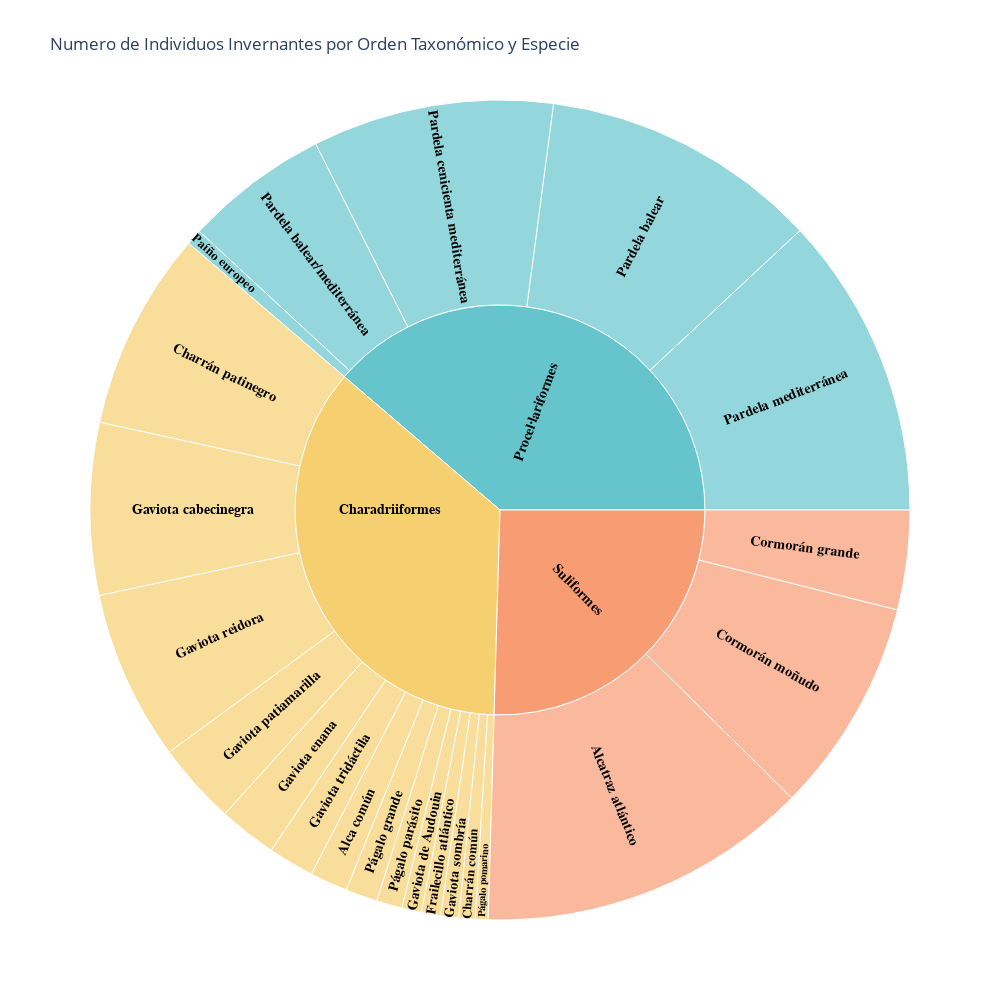

Here is the notebook cell this chart was saved with:
### Markdown cell above
## Estivales

### Code cell
fig = px.sunburst(estivales_count,
                  path=['Ordre', 'NOMBRE COMÚN'], # Creo la jerarquia
                  values='count_aves', # El numero de individuos
                  title='Numero de Individuos Invernantes por Orden Taxonómico y Especie',
                  color_discrete_sequence=px.colors.qualitative.Pastel,
                  hover_name = 'NOMBRE COMÚN',
                  hover_data={
                          "NOMBRE COMÚN": True,
                          'Catalan name':True,
                          'Ordre':True,
                          "Scientific name": True,
                          "count_aves":True
                          }, 
                  height=1000,  
                  width=1000 
                 )

# Personalización del hover data
fig.update_traces(
      hovertemplate="<b>Orden:</b> %{customdata[2]}<br>" + # El orden
                  "<b>Especie:</b> %{label}<br>" + # El nombre científico
                  "<b>Nombre Catalán:</b> %{customdata[1]}<br>" + 
                  "<b>Nombre Científico:</b> %{customdata[3]}<br>" + 
                  "<b>Observaciones:</b> %{value}<extra></extra>",
    textfont=dict(size=12, family="Arial", color="black"),
    insidetextfont=dict(family="Arial", size=14, color="black", weight="bold"), 
    insidetextorientation='radial'
)

fig.show()

# Guardar archivo en HTML
# fig.write_html("censo_aves_interactivo.html")

### Figure 1 — Plotly figure (JSON) as saved in the notebook; plotly's stock layout.template omitted (floating-point values rounded to 4 significant figures)
{"data": [{"branchvalues": "total", "customdata": [["Alca común", "Gavot", "Charadriiformes", "Alca torda", 65], ["Gaviota reidora", "Gavina riallera", "Charadriiformes", "Chroicocephalus ridibundus", 293], ["Frailecillo atlántico", "Fraret", "Charadriiformes", "Fratercula arctica", 33], ["Gaviota enana", "Gavina menuda", "Charadriiformes", "Hydrocoloeus minutus", 100], ["Gaviota de Audouin", "Gavina corsa", "Charadriiformes", "Larus audouinii", 34], ["Gaviota sombría", "Gavià fosc", "Charadriiformes", "Larus fuscus", 31], ["Gaviota cabecinegra", "Gavina capnegra", "Charadriiformes", "Larus melanocephalus", 296], ["Gaviota patiamarilla", "Gavià argentat", "Charadriiformes", "Larus michahellis", 141], ["Gaviota tridáctila", "Gavineta de tres dits", "Charadriiformes", "Rissa tridactyla", 79], ["Págalo parásito", "Paràsit cuapunxegut", "Charadriiformes", "Stercorarius parasiticus", 44], ["Págalo pomarino", "Paràsit cuaample", "Charadriiformes", "Stercorarius pomarinus", 22], ["Págalo grande", "Paràsit gros", "Charadriiformes", "Stercorarius skua", 55], ["Charrán común", "Xatrac comú", "Charadriiformes", "Sterna hirundo", 28], ["Charrán patinegro", "Xatrac becllarg", "Charadriiformes", "Thalasseus sandvicensis", 342], ["Pardela cenicienta mediterránea", "Baldriga cendrosa mediterrània", "Procel·lariformes", "Calonectris diomedea", 415], ["Paíño europeo", "Ocell de tempesta", "Procel·lariformes", "Hydrobates pelagicus", 27], ["Pardela balear", "Baldriga balear", "Procel·lariformes", "Puffinus mauretanicus", 479], ["Pardela balear/mediterránea", "Baldriga balear/mediterranea", "Procel·lariformes", "Puffinus sp.", 248], ["Pardela mediterránea", "Baldriga mediterrània", "Procel·lariformes", "Puffinus yelkouan", 521], ["Alcatraz atlántico", "Mascarell", "Suliformes", "Morus bassanus", 570], ["Cormorán moñudo", "Corbmarí emplomallat mediterrani", "Suliformes", "Phalacrocorax aristotelis", 370], ["Cormorán grande", "Corb marí gros", "Suliformes", "Phalacrocorax carbo", 171], ["(?)", "(?)", "Charadriiformes", "(?)", 1563], ["(?)", "(?)", "Procel·lariformes", "(?)", 1690], ["(?)", "(?)", "Suliformes", "(?)", 1111]], "domain": {"x": [0, 1], "y": [0, 1]}, "hovertemplate": "<b>Orden:</b> %{customdata[2]}<br><b>Especie:</b> %{label}<br><b>Nombre Catalán:</b> %{customdata[1]}<br><b>Nombre Científico:</b> %{customdata[3]}<br><b>Observaciones:</b> %{value}<extra></extra>", "hovertext": ["Alca común", "Gaviota reidora", "Frailecillo atlántico", "Gaviota enana", "Gaviota de Audouin", "Gaviota sombría", "Gaviota cabecinegra", "Gaviota patiamarilla", "Gaviota tridáctila", "Págalo parásito", "Págalo pomarino", "Págalo grande", "Charrán común", "Charrán patinegro", "Pardela cenicienta mediterránea", "Paíño europeo", "Pardela balear", "Pardela balear/mediterránea", "Pardela mediterránea", "Alcatraz atlántico", "Cormorán moñudo", "Cormorán grande", "(?)", "(?)", "(?)"], "ids": ["Charadriiformes/Alca común", "Charadriiformes/Gaviota reidora", "Charadriiformes/Frailecillo atlántico", "Charadriiformes/Gaviota enana", "Charadriiformes/Gaviota de Audouin", "Charadriiformes/Gaviota sombría", "Charadriiformes/Gaviota cabecinegra", "Charadriiformes/Gaviota patiamarilla", "Charadriiformes/Gaviota tridáctila", "Charadriiformes/Págalo parásito", "Charadriiformes/Págalo pomarino", "Charadriiformes/Págalo grande", "Charadriiformes/Charrán común", "Charadriiformes/Charrán patinegro", "Procel·lariformes/Pardela cenicienta mediterránea", "Procel·lariformes/Paíño europeo", "Procel·lariformes/Pardela balear", "Procel·lariformes/Pardela balear/mediterránea", "Procel·lariformes/Pardela mediterránea", "Suliformes/Alcatraz atlántico", "Suliformes/Cormorán moñudo", "Suliformes/Cormorán grande", "Charadriiformes", "Procel·lariformes", "Suliformes"], "insidetextfont": {"color": "black", "family": "Arial", "size": 14, "weight": "bold"}, "insidetextorientation": "radial", "labels": ["Alca común", "Gaviota reidora", "Frailecillo atlántico", "Gaviota enana", "Gaviota de Audouin", "Gaviota sombría", "Gaviota cabecinegra", "Gaviota patiamarilla", "Gaviota tridáctila", "Págalo parásito", "Págalo pomarino", "Págalo grande", "Charrán común", "Charrán patinegro", "Pardela cenicienta mediterránea", "Paíño europeo", "Pardela balear", "Pardela balear/mediterránea", "Pardela mediterránea", "Alcatraz atlántico", "Cormorán moñudo", "Cormorán grande", "Charadriiformes", "Procel·lariformes", "Suliformes"], "name": "", "parents": ["Charadriiformes", "Charadriiformes", "Charadriiformes", "Charadriiformes", "Charadriiformes", "Charadriiformes", "Charadriiformes", "Charadriiformes", "Charadriiformes", "Charadriiformes", "Charadriiformes", "Charadriiformes", "Charadriiformes", "Charadriiformes", "Procel·lariformes", "Procel·lariformes", "Procel·lariformes", "Procel·lariformes", "Procel·lariformes", "Suliformes", "Suliformes", "Suliformes", "", "", ""], "textfont": {"color": "black", "family": "Arial", "size": 12}, "type": "sunburst", "values": [65.0, 293.0, 33.0, 100.0, 34.0, 31.0, 296.0, 141.0, 79.0, 44.0, 22.0, 55.0, 28.0, 342.0, 415.0, 27.0, 479.0, 248.0, 521.0, 570.0, 370.0, 171.0, 1563.0, 1690.0, 1111.0]}], "layout": {"height": 1000, "legend": {"tracegroupgap": 0}, "sunburstcolorway": ["rgb(102, 197, 204)", "rgb(246, 207, 113)", "rgb(248, 156, 116)", "rgb(220, 176, 242)", "rgb(135, 197, 95)", "rgb(158, 185, 243)", "rgb(254, 136, 177)", "rgb(201, 219, 116)", "rgb(139, 224, 164)", "rgb(180, 151, 231)", "rgb(179, 179, 179)"], "title": {"text": "Numero de Individuos Invernantes por Orden Taxonómico y Especie"}, "width": 1000}}
